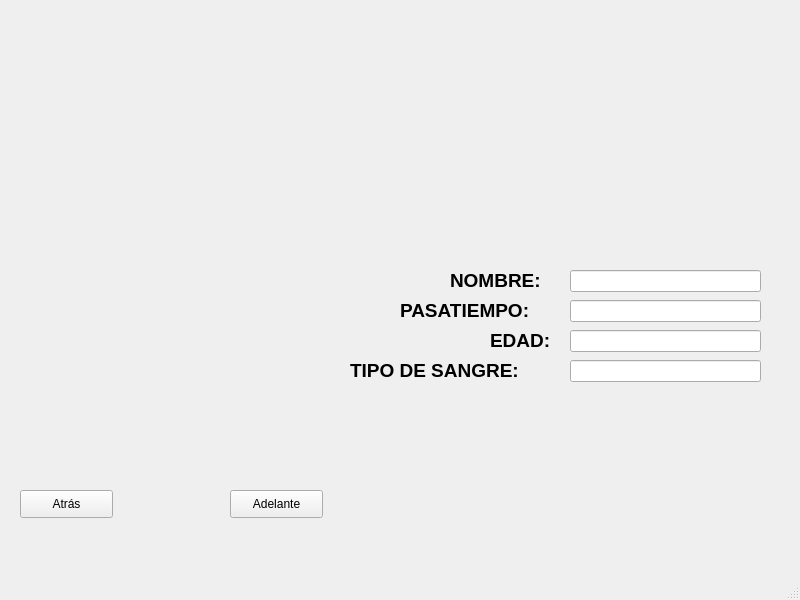
<?xml version="1.0" encoding="UTF-8"?>
<ui version="4.0">
 <class>MainWindow</class>
 <widget class="QMainWindow" name="MainWindow">
  <property name="geometry">
   <rect>
    <x>0</x>
    <y>0</y>
    <width>800</width>
    <height>600</height>
   </rect>
  </property>
  <property name="windowTitle">
   <string>MainWindow</string>
  </property>
  <widget class="QWidget" name="centralwidget">
   <widget class="QLabel" name="img_uat">
    <property name="geometry">
     <rect>
      <x>20</x>
      <y>20</y>
      <width>181</width>
      <height>71</height>
     </rect>
    </property>
    <property name="text">
     <string/>
    </property>
    <property name="pixmap">
     <pixmap resource="../recursos.qrc">:/logos/logo uat.png</pixmap>
    </property>
    <property name="scaledContents">
     <bool>true</bool>
    </property>
   </widget>
   <widget class="QLabel" name="img_fit">
    <property name="geometry">
     <rect>
      <x>590</x>
      <y>20</y>
      <width>191</width>
      <height>71</height>
     </rect>
    </property>
    <property name="text">
     <string/>
    </property>
    <property name="pixmap">
     <pixmap resource="../recursos.qrc">:/logos/logo fit.png</pixmap>
    </property>
    <property name="scaledContents">
     <bool>true</bool>
    </property>
   </widget>
   <widget class="QLabel" name="img_logo">
    <property name="geometry">
     <rect>
      <x>720</x>
      <y>470</y>
      <width>71</width>
      <height>71</height>
     </rect>
    </property>
    <property name="text">
     <string/>
    </property>
    <property name="pixmap">
     <pixmap resource="../recursos.qrc">:/logos/Imagenes/logoCT.png</pixmap>
    </property>
    <property name="scaledContents">
     <bool>true</bool>
    </property>
   </widget>
   <widget class="QLabel" name="img_persona">
    <property name="geometry">
     <rect>
      <x>70</x>
      <y>220</y>
      <width>221</width>
      <height>261</height>
     </rect>
    </property>
    <property name="text">
     <string/>
    </property>
    <property name="pixmap">
     <pixmap resource="../recursos.qrc">:/logos/Imagenes/logoCT.png</pixmap>
    </property>
    <property name="scaledContents">
     <bool>true</bool>
    </property>
   </widget>
   <widget class="QPushButton" name="btn_atras">
    <property name="geometry">
     <rect>
      <x>20</x>
      <y>490</y>
      <width>93</width>
      <height>28</height>
     </rect>
    </property>
    <property name="text">
     <string>Atrás</string>
    </property>
   </widget>
   <widget class="QPushButton" name="btn_adelante">
    <property name="geometry">
     <rect>
      <x>230</x>
      <y>490</y>
      <width>93</width>
      <height>28</height>
     </rect>
    </property>
    <property name="text">
     <string>Adelante</string>
    </property>
   </widget>
   <widget class="QLabel" name="label_4">
    <property name="geometry">
     <rect>
      <x>450</x>
      <y>270</y>
      <width>111</width>
      <height>21</height>
     </rect>
    </property>
    <property name="font">
     <font>
      <pointsize>14</pointsize>
      <weight>75</weight>
      <bold>true</bold>
     </font>
    </property>
    <property name="text">
     <string>NOMBRE:</string>
    </property>
   </widget>
   <widget class="QLabel" name="label_5">
    <property name="geometry">
     <rect>
      <x>400</x>
      <y>300</y>
      <width>161</width>
      <height>21</height>
     </rect>
    </property>
    <property name="font">
     <font>
      <pointsize>14</pointsize>
      <weight>75</weight>
      <bold>true</bold>
     </font>
    </property>
    <property name="text">
     <string>PASATIEMPO:</string>
    </property>
   </widget>
   <widget class="QLabel" name="label_6">
    <property name="geometry">
     <rect>
      <x>490</x>
      <y>330</y>
      <width>71</width>
      <height>21</height>
     </rect>
    </property>
    <property name="font">
     <font>
      <pointsize>14</pointsize>
      <weight>75</weight>
      <bold>true</bold>
     </font>
    </property>
    <property name="text">
     <string>EDAD:</string>
    </property>
   </widget>
   <widget class="QLabel" name="label_7">
    <property name="geometry">
     <rect>
      <x>350</x>
      <y>360</y>
      <width>211</width>
      <height>21</height>
     </rect>
    </property>
    <property name="font">
     <font>
      <pointsize>14</pointsize>
      <weight>75</weight>
      <bold>true</bold>
     </font>
    </property>
    <property name="text">
     <string>TIPO DE SANGRE:</string>
    </property>
   </widget>
   <widget class="QLineEdit" name="txt_nombre">
    <property name="geometry">
     <rect>
      <x>570</x>
      <y>270</y>
      <width>191</width>
      <height>22</height>
     </rect>
    </property>
    <property name="font">
     <font>
      <pointsize>14</pointsize>
      <weight>75</weight>
      <bold>true</bold>
     </font>
    </property>
   </widget>
   <widget class="QLineEdit" name="txt_pasatiempo">
    <property name="geometry">
     <rect>
      <x>570</x>
      <y>300</y>
      <width>191</width>
      <height>22</height>
     </rect>
    </property>
    <property name="font">
     <font>
      <pointsize>14</pointsize>
      <weight>75</weight>
      <bold>true</bold>
     </font>
    </property>
   </widget>
   <widget class="QLineEdit" name="txt_edad">
    <property name="geometry">
     <rect>
      <x>570</x>
      <y>330</y>
      <width>191</width>
      <height>22</height>
     </rect>
    </property>
    <property name="font">
     <font>
      <pointsize>14</pointsize>
      <weight>75</weight>
      <bold>true</bold>
     </font>
    </property>
   </widget>
   <widget class="QLineEdit" name="txt_sangre">
    <property name="geometry">
     <rect>
      <x>570</x>
      <y>360</y>
      <width>191</width>
      <height>22</height>
     </rect>
    </property>
    <property name="font">
     <font>
      <pointsize>14</pointsize>
      <weight>75</weight>
      <bold>true</bold>
     </font>
    </property>
   </widget>
  </widget>
  <widget class="QMenuBar" name="menubar">
   <property name="geometry">
    <rect>
     <x>0</x>
     <y>0</y>
     <width>800</width>
     <height>26</height>
    </rect>
   </property>
  </widget>
  <widget class="QStatusBar" name="statusbar"/>
 </widget>
 <resources>
  <include location="../recursos.qrc"/>
 </resources>
 <connections/>
</ui>
